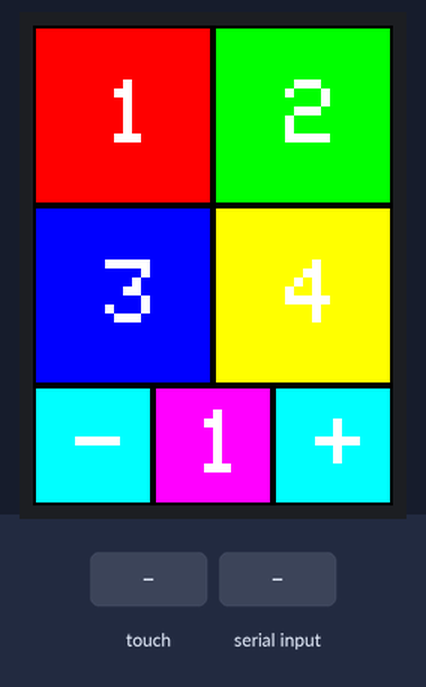
Bench run of a sketch on a simulated Arduino Leonardo, built with avr-gcc and run on an emulated ATmega32U4. On the bench: 240×320 colour display. The inputs (shaded band) are chosen by the test bench. Random numbers use the default seed unless the sketch sets one; USB keyboard and mouse output is not drawn.

Above: at 3.1 s.
3.2 s: touch panel pressed at 13 % / 10 % of its raw x / y range
At 4.0 s:
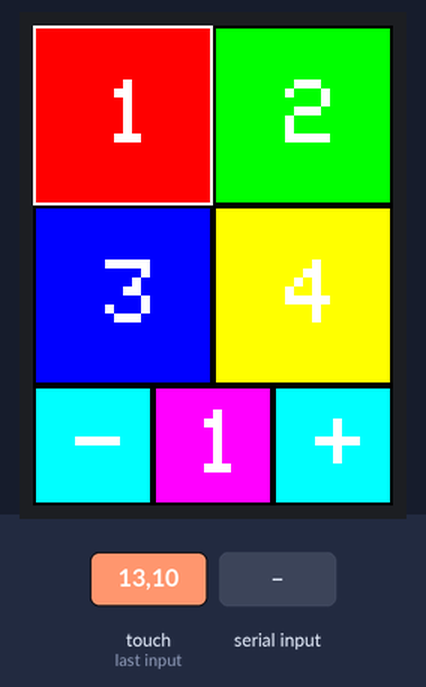
4.7 s: "p:\n" received over Serial
At 5.5 s:
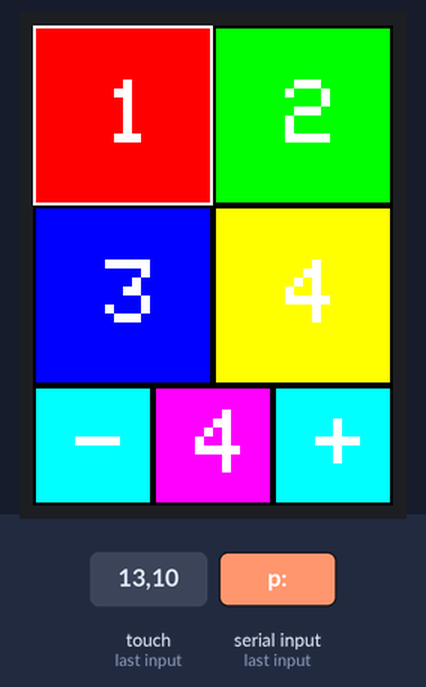
Timing chart, 0 to 7.7 s (numbered marks = the images above; inputs shaded):
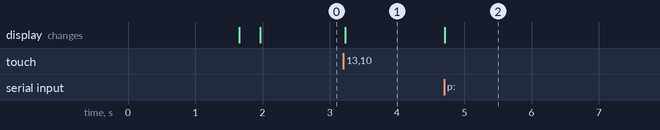

Measured:
- after the input at 3.2 s, the display: changes at once (image 1)
- after the input at 4.7 s, the display: changes at once (image 2)

The sketch:

leonardo_lcd-keyboard.ino
```cpp
#include <Adafruit_GFX.h>
#include <Adafruit_TFTLCD.h>
#include <TouchScreen.h>
#include "helper_9341.h"
#include "button.h"
#include "button_launcher.h"
#include "button_pager.h"

button_launcher b1(0, 0, 120, 120, RED, '1');
button_launcher b2(120, 0, 120, 120, GREEN, '2');
button_launcher b3(0, 120, 120, 120, BLUE, '3');
button_launcher b4(120, 120, 120, 120, YELLOW, '4');
button_pager bl(0, 240, 80, 80, CYAN, PAGER_LESS);
button_pager bp(80, 240, 80, 80, MAGENTA, PAGER_PAGE);
button_pager bm(160, 240, 80, 80, CYAN, PAGER_MORE);
String sBuffer = "";

void drawGUI() {
  helper_9341::s_tft.fillScreen(BLACK);
  b1.draw();
  b2.draw();
  b3.draw();
  b4.draw();
  bl.draw();
  bp.draw();
  bm.draw();
}

void drawSS() {
  int x = random(240 - 20);
  int y = random(320 - 20);
  int color = random();

  helper_9341::s_tft.fillRect(x, y, 20, 20, color);
}

void setup() {
  button::init();
  button_launcher::init();
  if (!helper_9341::setup()) {
    return;
  }
}

void loop() {
  while (Serial.available()) {
    sBuffer = Serial.readStringUntil('\n');
    b1.parse(sBuffer);
    b2.parse(sBuffer);
    b3.parse(sBuffer);
    b4.parse(sBuffer);
    bp.parse(sBuffer);
  }
  if (!helper_9341::loop()) {
    return;
  }
  b1.stroke(helper_9341::s_point.x, helper_9341::s_point.y);
  b2.stroke(helper_9341::s_point.x, helper_9341::s_point.y);
  b3.stroke(helper_9341::s_point.x, helper_9341::s_point.y);
  b4.stroke(helper_9341::s_point.x, helper_9341::s_point.y);
  bl.stroke(helper_9341::s_point.x, helper_9341::s_point.y);
  bp.stroke(helper_9341::s_point.x, helper_9341::s_point.y);
  bm.stroke(helper_9341::s_point.x, helper_9341::s_point.y);
}
```

Banggood9341_Hack.h
```cpp
//Technical support:goodtft@163.com
// Breakout/Arduino UNO pin usage:
// LCD Data Bit :   7   6   5   4   3   2   1   0
// Uno dig. pin :   7   6   5   4   3   2   9   8
// Uno port/pin : PD7 PD6 PD5 PD4 PD3 PD2 PB1 PB0
// Mega dig. pin:  29  28  27  26  25  24  23  22
#define LCD_RD   A0
#define LCD_WR   A1
#define LCD_RS   A2
#define LCD_CS   A3
#define LCD_RESET A4

inline void Lcd_Writ_Bus(unsigned char d)
{
#if defined(__AVR_ATmega32U4__)
  uint8_t dr1 = (d) >> 1, dl1 = (d) << 1;

  PORTE = (PORTE & B10111111) | (dr1 & B01000000);
  PORTD = (PORTD & B01101100) | (dl1 & B10000000) | (((d) & B00001000)>>3) | (dr1 & B00000010) |  ((d) & B00010000);
  PORTC = (PORTC & B10111111) | (dl1 & B01000000);
  PORTB = (PORTB & B11001111) |(((d) & B00000011) << 4);
#else
  PORTD = (PORTD & B00000011) | ((d)& B11111100);
  PORTB = (PORTB & B11111100) | ((d)& B00000011);
#endif
	*(portOutputRegister(digitalPinToPort(LCD_WR))) &= ~digitalPinToBitMask(LCD_WR);
	*(portOutputRegister(digitalPinToPort(LCD_WR))) |= digitalPinToBitMask(LCD_WR);
}

inline void Lcd_Write_Com(unsigned char VH)
{
	*(portOutputRegister(digitalPinToPort(LCD_RS))) &= ~digitalPinToBitMask(LCD_RS);//LCD_RS=0;
	Lcd_Writ_Bus(VH);
}

inline void Lcd_Write_Data(unsigned char VH)
{
	*(portOutputRegister(digitalPinToPort(LCD_RS))) |= digitalPinToBitMask(LCD_RS);//LCD_RS=1;
	Lcd_Writ_Bus(VH);
}

inline void Lcd_Write_Com_Data(unsigned char com, unsigned char dat)
{
	Lcd_Write_Com(com);
	Lcd_Write_Data(dat);
}

void Address_set(unsigned int x1, unsigned int y1, unsigned int x2, unsigned int y2)
{
	Lcd_Write_Com(0x2a);
	Lcd_Write_Data(x1 >> 8);
	Lcd_Write_Data(x1);
	Lcd_Write_Data(x2 >> 8);
	Lcd_Write_Data(x2);
	Lcd_Write_Com(0x2b);
	Lcd_Write_Data(y1 >> 8);
	Lcd_Write_Data(y1);
	Lcd_Write_Data(y2 >> 8);
	Lcd_Write_Data(y2);
	Lcd_Write_Com(0x2c);
}

void Lcd_Init(void)
{
	digitalWrite(LCD_RESET, HIGH);
	delay(5);
	digitalWrite(LCD_RESET, LOW);
	delay(15);
	digitalWrite(LCD_RESET, HIGH);
	delay(15);

	digitalWrite(LCD_CS, HIGH);
	digitalWrite(LCD_WR, HIGH);
	digitalWrite(LCD_CS, LOW);  //CS

	Lcd_Write_Com(0xCB);
	Lcd_Write_Data(0x39);
	Lcd_Write_Data(0x2C);
	Lcd_Write_Data(0x00);
	Lcd_Write_Data(0x34);
	Lcd_Write_Data(0x02);

	Lcd_Write_Com(0xCF);
	Lcd_Write_Data(0x00);
	Lcd_Write_Data(0XC1);
	Lcd_Write_Data(0X30);

	Lcd_Write_Com(0xE8);
	Lcd_Write_Data(0x85);
	Lcd_Write_Data(0x00);
	Lcd_Write_Data(0x78);

	Lcd_Write_Com(0xEA);
	Lcd_Write_Data(0x00);
	Lcd_Write_Data(0x00);

	Lcd_Write_Com(0xED);
	Lcd_Write_Data(0x64);
	Lcd_Write_Data(0x03);
	Lcd_Write_Data(0X12);
	Lcd_Write_Data(0X81);

	Lcd_Write_Com(0xF7);
	Lcd_Write_Data(0x20);

	Lcd_Write_Com(0xC0);    //Power control
	Lcd_Write_Data(0x23);   //VRH[5:0]

	Lcd_Write_Com(0xC1);    //Power control
	Lcd_Write_Data(0x10);   //SAP[2:0];BT[3:0]

	Lcd_Write_Com(0xC5);    //VCM control
	Lcd_Write_Data(0x3e);   //Contrast
	Lcd_Write_Data(0x28);

	Lcd_Write_Com(0xC7);    //VCM control2
	Lcd_Write_Data(0x86);   //--

	Lcd_Write_Com(0x36);    // Memory Access Control
	Lcd_Write_Data(0x48);

	Lcd_Write_Com(0x3A);
	Lcd_Write_Data(0x55);

	Lcd_Write_Com(0xB1);
	Lcd_Write_Data(0x00);
	Lcd_Write_Data(0x18);

	Lcd_Write_Com(0xB6);    // Display Function Control
	Lcd_Write_Data(0x08);
	Lcd_Write_Data(0x82);
	Lcd_Write_Data(0x27);

	Lcd_Write_Com(0x11);    //Exit Sleep
	delay(120);

	Lcd_Write_Com(0x29);    //Display on
	Lcd_Write_Com(0x2c);
}

void LCD_Clear(unsigned int j)
{
	unsigned int i, m;
	Address_set(0, 0, 240, 320);
	digitalWrite(LCD_CS, LOW);

	for (i = 0; i < 240; i++)
	for (m = 0; m < 320; m++)
	{
		Lcd_Write_Data(j >> 8);
		Lcd_Write_Data(j);
	}

	digitalWrite(LCD_CS, HIGH);
}
```

button.cpp
```cpp
#include <Adafruit_GFX.h>
#include <Adafruit_TFTLCD.h>
#include <TouchScreen.h>
#include "helper_9341.h"
#include "button.h"

#define DEBUG

extern Adafruit_TFTLCD tft;
uint8_t buf[8] = {0};
char button::sC = 0;
unsigned long button::sT = 0;

button::button(int x, int y, int width, int height, unsigned int color, char c) {
  this->mX = x;
  this->mY = y;
  this->mWidth = width;
  this->mHeight = height;
  this->mColor = color;
  this->mC = c;
}

void button::init() {
  Serial.begin(9600);
#if defined(__AVR_ATmega32U4__)
  delay(1000);
#endif
}

void button::draw() {
  helper_9341::s_tft.fillRect(this->mX + 2, this->mY + 2, this->mWidth - 4, this->mHeight - 4, this->mColor);
  helper_9341::s_tft.drawChar(this->mX + (this->mWidth / 2) - 12, this->mY + (this->mHeight / 2) - 24, this->mC, WHITE, this->mColor, 6);
}

void button::fire() {
#ifdef DEBUG
  Serial.println(this->mC);
#else
  buf[2] = this->mC - 'a' + 4;
  Serial.write(buf, 8);
  buf[2] = 0;
  Serial.write(buf, 8);
  buf[2] = 40;
  Serial.write(buf, 8);
  buf[2] = 0;
  Serial.write(buf, 8);
#endif
}

void button::erase() {
  helper_9341::s_tft.drawRect(this->mX, this->mY, this->mWidth, this->mHeight, BLACK);
  helper_9341::s_tft.drawRect(this->mX + 1, this->mY + 1, this->mWidth - 2, this->mHeight - 2, BLACK);
}

void button::stroke(int x, int y) {
  if (x < this->mX) {
    this->erase();
    return;
  }
  if (x >= (this->mX + this->mWidth)) {
    this->erase();
    return;
  }
  if (y < this->mY) {
    this->erase();
    return;
  }
  if (y >= (this->mY + this->mHeight)) {
    this->erase();
    return;
  }
  if (button::sC == this->mC) {
    if ((millis() - button::sT) <= 200) {
      return;
    }
  }
  button::sC = this->mC;
  button::sT = millis();
  helper_9341::s_tft.drawRect(this->mX, this->mY, this->mWidth, this->mHeight, WHITE);
  helper_9341::s_tft.drawRect(this->mX + 1, this->mY + 1, this->mWidth - 2, this->mHeight - 2, WHITE);
  this->fire();
}

void button::setChar(char c) {
  this->mC = c;
}
```

button.h
```cpp
#ifndef __button_h__
#define __button_h__

class button {
  private:
    static char sC;
    static unsigned long sT;
    int mX;
    int mY;
    int mWidth;
    int mHeight;
    int mColor;
    void erase();
  protected:
    char mC;
    void setChar(char c);
    virtual void fire();
  public:
    button(int x, int y, int width, int height, unsigned int color, char c);
    static void init();
    void draw();
    void stroke(int x, int y);
};
#endif
```

button_launcher.cpp
```cpp
#include <Keyboard.h>
#include "button.h"
#include "button_pager.h"
#include "button_launcher.h"

button_launcher::button_launcher(int x, int y, int width, int height, unsigned int color, char c): button(x, y, width, height, color, c) {
  this->mLaunch[0] = String("#") + c + ":default";
  this->mLaunch[1] = String("#") + c + ":default";
  this->mLaunch[2] = String("#") + c + ":default";
  this->mLaunch[3] = String("#") + c + ":default";
}

void button_launcher::init() {
  Keyboard.begin();
}

void button_launcher::fire() {
  Keyboard.print(this->mLaunch[button_pager::getPage()]);
}

void button_launcher::parse(const String& buffer) {
  if (buffer.startsWith(String(this->mC) + ":")) {
    this->mLaunch[button_pager::getPage()] = buffer.substring(2);
  }
}
```

button_launcher.h
```cpp
#ifndef __button_launcher_h__
#define __button_launcher_h__

class button_launcher : public button {
  private:
    String mLaunch[4];
  protected:
    void fire();
  public:
    button_launcher(int x, int y, int width, int height, unsigned int color, char c);
    static void init();
    void parse(const String& buffer);
};
#endif
```

button_pager.cpp
```cpp
#include <Arduino.h>
#include "button.h"
#include "button_pager.h"

extern button_pager bp;
int button_pager::sPage = 0;

button_pager::button_pager(int x, int y, int width, int height, unsigned int color, int type): button(x, y, width, height, color, ' ') {
  switch (this->mType = type) {
    case PAGER_LESS:
      this->setChar('-');
      break;
    case PAGER_PAGE:
      this->setChar('1' + button_pager::sPage);
      break;
    case PAGER_MORE:
      this->setChar('+');
      break;
  }
}

int button_pager::getPage() {
  return button_pager::sPage;
}

void button_pager::updateDisplay() {
  if (button_pager::sPage < 0) {
    button_pager::sPage = 3;
  }
  if (button_pager::sPage > 3) {
    button_pager::sPage = 0;
  }
  bp.setChar('1' + button_pager::sPage);
  bp.draw();
}

void button_pager::fire() {
  switch (this->mType) {
    case PAGER_LESS:
      --button_pager::sPage;
      this->updateDisplay();
      break;
    case PAGER_MORE:
      ++button_pager::sPage;
      this->updateDisplay();
      break;
  }
}

void button_pager::parse(const String& buffer) {
  if (!buffer.startsWith("p:")) {
    return;
  }
  switch (buffer[2]) {
    case '-':
      --button_pager::sPage;
      break;
    case '+':
      ++button_pager::sPage;
      break;
    default:
      button_pager::sPage = buffer[2] - '1';
      break;
  }
  this->updateDisplay();
}
```

button_pager.h
```cpp
#ifndef __button_pager_h__
#define __button_pager_h__

#define PAGER_LESS -1
#define PAGER_PAGE 0
#define PAGER_MORE 1

class button_pager : public button {
  private:
    static int sPage;
    int mType;
    void updateDisplay();
  protected:
    void fire();
  public:
    button_pager(int x, int y, int width, int height, unsigned int color, int type);
    static int getPage();
    void parse(const String& buffer);
};
#endif
```

helper_9341.cpp
```cpp
#include <Adafruit_GFX.h>
#include <Adafruit_TFTLCD.h>
#include <TouchScreen.h>
#include "Banggood9341_Hack.h"
#include "helper_9341.h"

#define XM A2
#define XP 6
#define YM 7
#define YP A1
#define MINPRESSURE 10
#define MAXPRESSURE 1000
#define TS_MINX 150
#define TS_MINY 120
#define TS_MAXX 920
#define TS_MAXY 940

bool helper_9341::s_started = false;
TouchScreen helper_9341::s_ts(XP, YP, XM, YM, 300);
Adafruit_TFTLCD helper_9341::s_tft(LCD_CS, LCD_RS, LCD_WR, LCD_RD, LCD_RESET);
TSPoint helper_9341::s_point;
extern void drawGUI();
extern void drawSS();

bool helper_9341::draw(const bool& force) {
  static bool sReDraw = true;
  static unsigned long sTime = 0;
  static unsigned long sLastDraw = 0;

  if (force) {
    sTime = millis();
    if (sReDraw) {
      drawGUI();
      sReDraw = false;
      return true;
    }
    return false;
  }
  if ((millis() - sTime) < 60000) {
    return false;
  }
  sReDraw = true;
  if ((millis() - sLastDraw) < 500) {
    return false;
  }
  drawSS();
  sLastDraw = millis();
  return false;
}

void helper_9341::fix() {
  int16_t tempX = helper_9341::s_point.x;

  helper_9341::s_point.x = 1023 - helper_9341::s_point.y;
  helper_9341::s_point.y = 1023 - tempX;
  helper_9341::s_point.x = map(helper_9341::s_point.x, TS_MINX, TS_MAXX, helper_9341::s_tft.width(), 0);
  helper_9341::s_point.y = map(helper_9341::s_point.y, TS_MINY, TS_MAXY, helper_9341::s_tft.height(), 0);
}

bool helper_9341::setup() {
  unsigned int id = 0;

  helper_9341::s_tft.reset();
  delay(500);
  id = helper_9341::s_tft.readID();
  if (id != 0x9341) {
    return false;
  }
  helper_9341::s_tft.begin(id);
  Lcd_Init();
  helper_9341::draw();
  return (helper_9341::s_started = true);
}

bool helper_9341::loop() {
  if (!helper_9341::s_started) {
    return false;
  }
  helper_9341::draw(false);
  helper_9341::s_point = helper_9341::s_ts.getPoint();
  pinMode(XM, OUTPUT);
  pinMode(YP, OUTPUT);
  if ((helper_9341::s_point.z < MINPRESSURE) || (helper_9341::s_point.z > MAXPRESSURE)) {
    return false;
  }
  if (helper_9341::draw()) {
    return false;
  }
  helper_9341::fix();
  return true;
}
```

helper_9341.h
```cpp
#ifndef __helper_9341__
#define __helper_9341__

#define BLACK 0x0000
#define BLUE 0x001F
#define RED 0xF800
#define GREEN 0x07E0
#define CYAN 0x07FF
#define MAGENTA 0xF81F
#define YELLOW 0xFFE0
#define WHITE 0xFFFF

class helper_9341 {
  protected:
    static bool s_started;
    static TouchScreen s_ts;
    static bool draw(const bool& force = true);
    static void fix();
  public:
    static Adafruit_TFTLCD s_tft;
    static TSPoint s_point;
    static bool setup();
    static bool loop();
};
#endif
```
